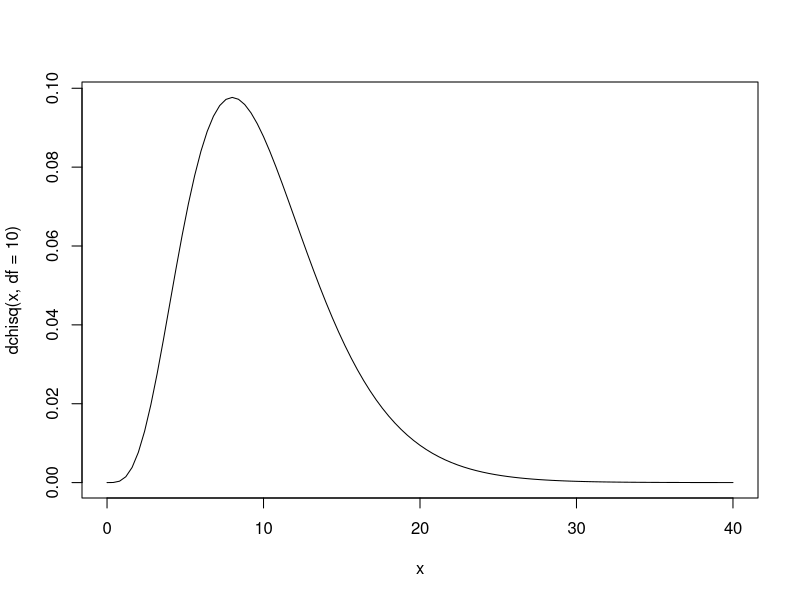
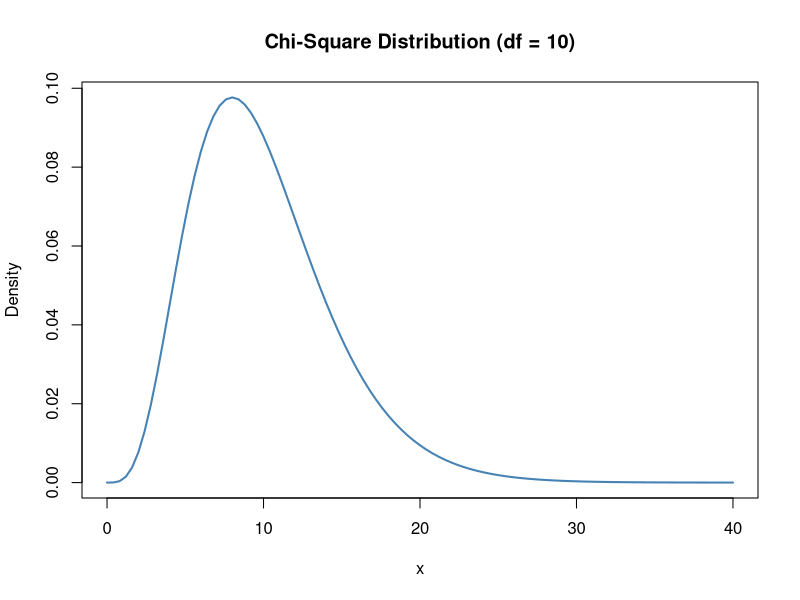
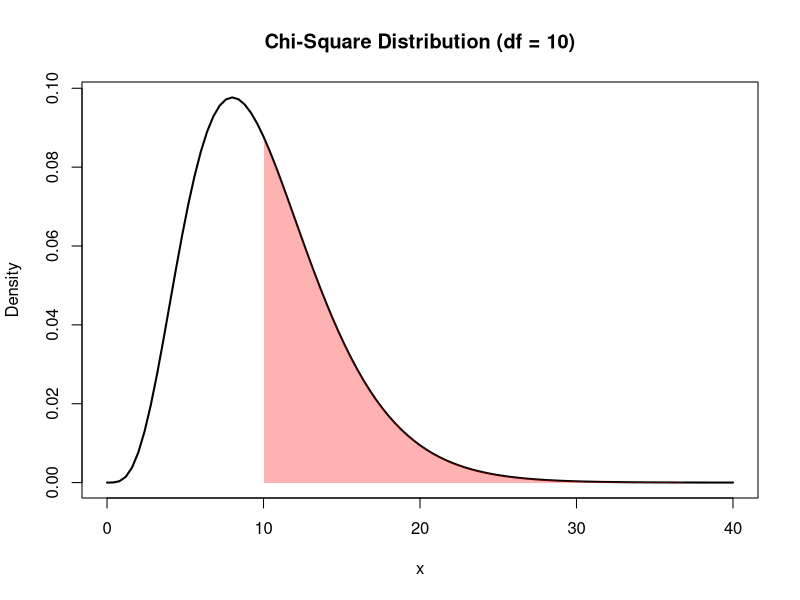
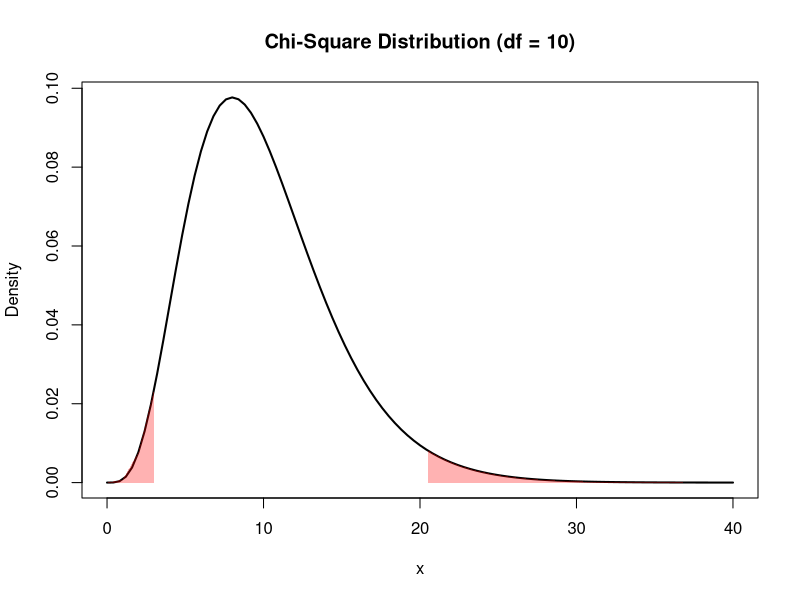
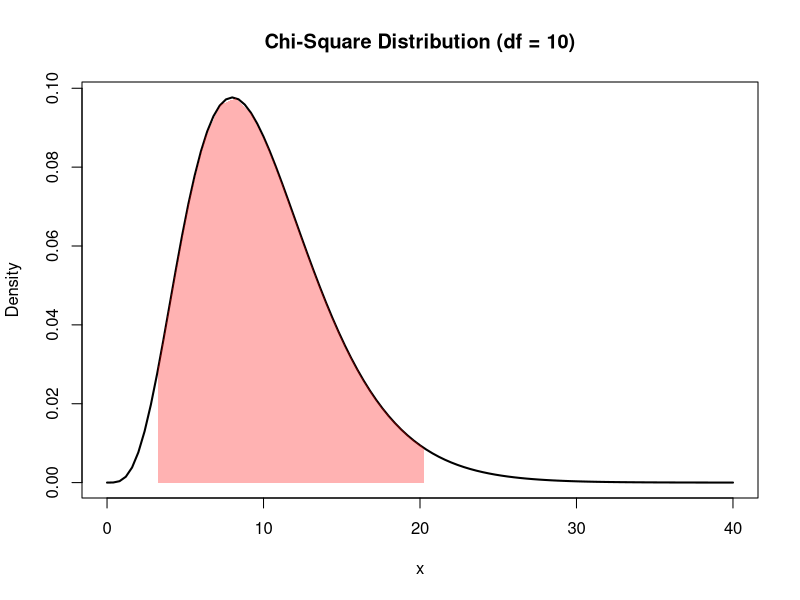

These figures' R source, in order:
# Graph the Chi-Square distribution
# Website https://www.statology.org/plot-chi-square-distribution-in-r/

# For example, the following code illustrates how to create 
# a density plot for a chi-square distribution with 10 degrees 
# of freedom where the x-axis of the plot ranges from 0 to 40:

curve(dchisq(x, df = 10), from = 0, to = 40)

#Add some more bells and whistles 
curve(dchisq(x, df = 10), from = 0, to = 40,
      main = 'Chi-Square Distribution (df = 10)', #add title
      ylab = 'Density', #change y-axis label
      lwd = 2, #increase line width to 2
      col = 'steelblue') #change line color to steelblue

#Fill in part of the graph 
#create density curve
curve(dchisq(x, df = 10), from = 0, to = 40,
      main = 'Chi-Square Distribution (df = 10)',
      ylab = 'Density',
      lwd = 2)

#create vector of x values
x_vector <- seq(10, 40)

#create vector of chi-square density values
p_vector <- dchisq(x_vector, df = 10)

#fill in portion of the density plot from 0 to 40
polygon(c(x_vector, rev(x_vector)), c(p_vector, 
        rep(0, length(p_vector))),
        col = adjustcolor('red', alpha=0.3), border = NA)

# The following code illustrates how to fill in the portion 
# of the density plot for the x values lying outside of the 
# middle 95% of the distribution:

#create density curve
curve(dchisq(x, df = 10), from = 0, to = 40,
      main = 'Chi-Square Distribution (df = 10)',
      ylab = 'Density',
      lwd = 2)

#find upper and lower values for middle 95% of distribution
lower95 <- qchisq(.025, 10)
upper95 <- qchisq(.975, 10)

#create vector of x values
x_lower95 <- seq(0, lower95)

#create vector of chi-square density values
p_lower95 <- dchisq(x_lower95, df = 10)

#fill in portion of the density plot from 0 to lower 95% value
polygon(c(x_lower95, rev(x_lower95)), c(p_lower95, rep(0, length(p_lower95))),
        col = adjustcolor('red', alpha=0.3), border = NA)

#create vector of x values
x_upper95 <- seq(upper95, 40)

#create vector of chi-square density values
p_upper95 <- dchisq(x_upper95, df = 10)

#fill in portion of the density plot for upper 95% value to end of plot
polygon(c(x_upper95, rev(x_upper95)), c(p_upper95, rep(0, length(p_upper95))),
        col = adjustcolor('red', alpha=0.3), border = NA)

# Lastly, the following code illustrates how to fill in the 
# portion of the density plot for the x values lying inside 
# of the middle 95% of the distribution:

#create density curve
curve(dchisq(x, df = 10), from = 0, to = 40,
      main = 'Chi-Square Distribution (df = 10)',
      ylab = 'Density',
      lwd = 2)

#find upper and lower values for middle 95% of distribution
lower95 <- qchisq(.025, 10)
upper95 <- qchisq(.975, 10)

#create vector of x values
x_vector <- seq(lower95, upper95)

#create vector of chi-square density values
p_vector <- dchisq(x_vector, df = 10)

#fill in density plot
polygon(c(x_vector, rev(x_vector)), 
        c(p_vector, rep(0, length(p_vector))),
        col = adjustcolor('red', alpha=0.3), border = NA)



